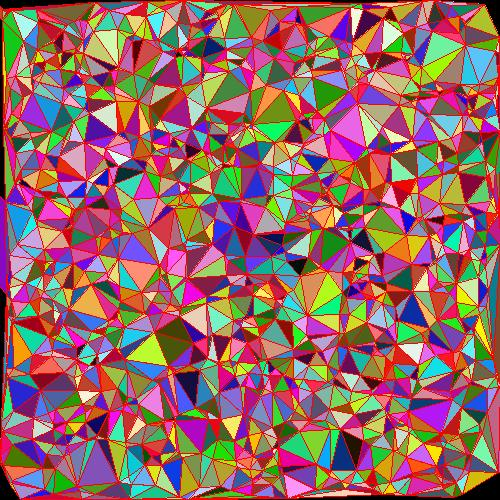
#> input picture 1000SamplePointsSmall.jpg, 500 x 500 px
$ python -i drawTriangles.py   (imports and definitions only)   (Python 2 division)   (older library calls are emulated)
#> lines starting #> are read from the running program, lines starting #| are printed output that depends on the picture
#!/usr/bin/env python
# -*- coding: utf-8 -*-

import os
import argparse
import random as rand
import time
import numpy as np
import pickle

from PIL import Image, ImageDraw, ImageFilter, ImageEnhance, ImageOps, ImageFile
from delaunay import delaunay
from voronoi import createVoronoiFromDelaunay

#
# Add a prefix to a path-specified filename;
# prefix goes on the filename portion.
#
def addFilenamePrefix( prefix, filename ):
    return os.path.join( os.path.dirname( filename ), prefix + os.path.basename( filename ) )

# [46 lines left out: functions generateRandomPoints, generateWeightedRandomPoints, drawPoints, drawTriangulation, not called in this run]

def getCenterPoint(t):
    return ((t[0][0]+t[1][0]+t[2][0])/3, (t[0][1]+t[1][1]+t[2][1])/3)

# [49 lines left out: functions getTriangleColor, getPolygonColor, not called in this run]

def brightenImage(im, value):
    enhancer = ImageEnhance.Brightness(im)
    im = enhancer.enhance(value)
    return im

# [61 lines left out: functions drawImageColoredTriangles, drawImageColoredVoronoi, generateTriangles, findPointsFromImage, not called in this run]

def loadAndFilterImage(name):
#> called with name = '1000SamplePointsSmall.jpg'
    start = time.clock()
    orig = Image.open(name)
#> orig is the input picture: PIL image 500x500 RGB; mean R, G, B 149, 104.7, 101.7
    im = orig.convert("L")
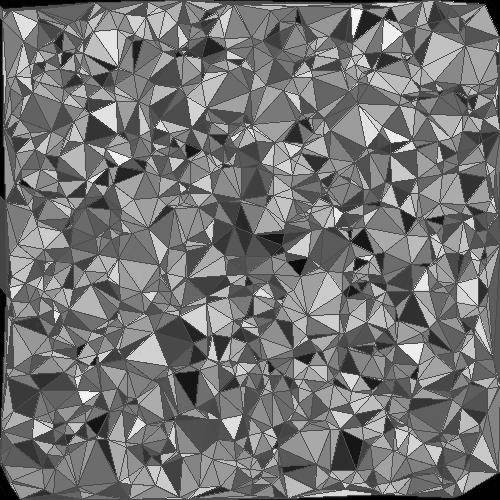
#> im: PIL image 500x500 L; min 0, max 255, mean 117.6
    im = im.filter(ImageFilter.GaussianBlur(radius=5))
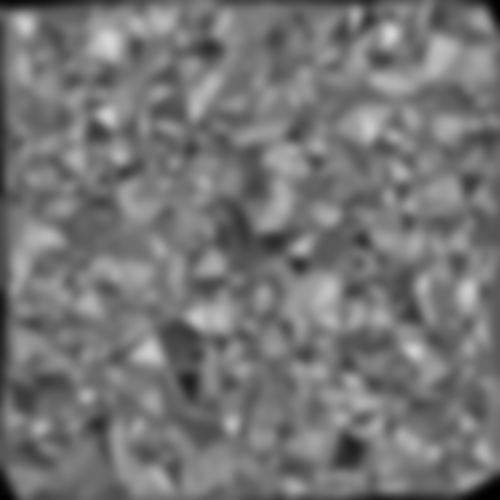
#> im: PIL image 500x500 L; min 0, max 216, mean 117.3
    im = im.filter(ImageFilter.FIND_EDGES)
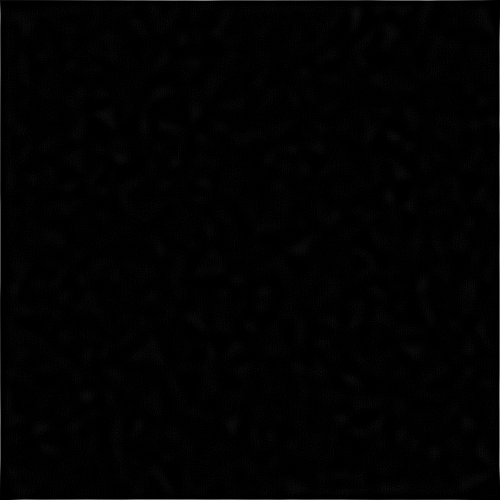
#> im: PIL image 500x500 L; min 0, max 128, mean 2

    im = brightenImage(im, 20.0)
#> in brightenImage, `im = enhancer.enhance(value)`:
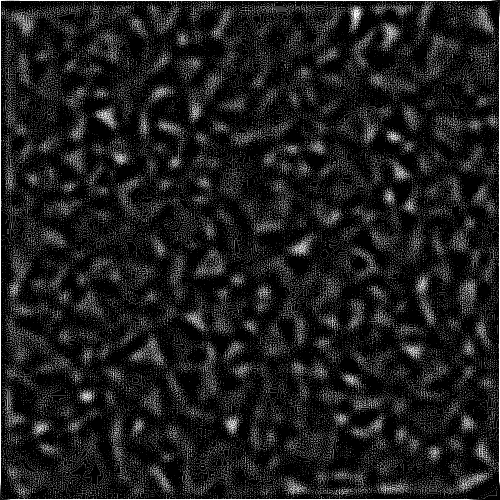
#> im: PIL image 500x500 L; min 0, max 255, mean 29.9

    im = im.filter(ImageFilter.GaussianBlur(radius=5))
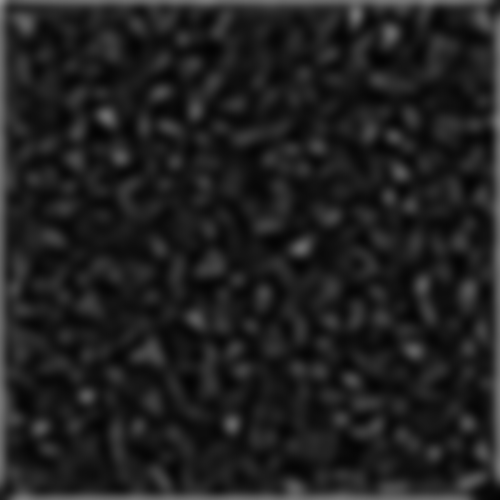
#> im: PIL image 500x500 L; min 4, max 148, mean 31.7
    print "Bild laden: %.2fs" % (time.clock()-start)
    return (orig, im)

def tupleToString(t):
    return "{" + str(t[0]) + ", " + str(t[1]) + ", " + str(t[0]) + "}"

# [69 lines left out: functions printTriangleList, removeUnusedLinks, pointsToTriangles, readTriangleListFromFile, saveTriangleListToFile, autocontrastImage and 4 more, not called in this run]

# [36 lines not run here, left out]

        #autocontrastImage(addFilenamePrefix( "voronoi_", options.output_filename))
        #autocontrastImage(addFilenamePrefix("delaunay_", options.output_filename))
        #equalizeImage(addFilenamePrefix("voronoi_", filename))

>>> result = loadAndFilterImage('1000SamplePointsSmall.jpg')

$ run again, on 500SamplePointsNoBoarder.jpg
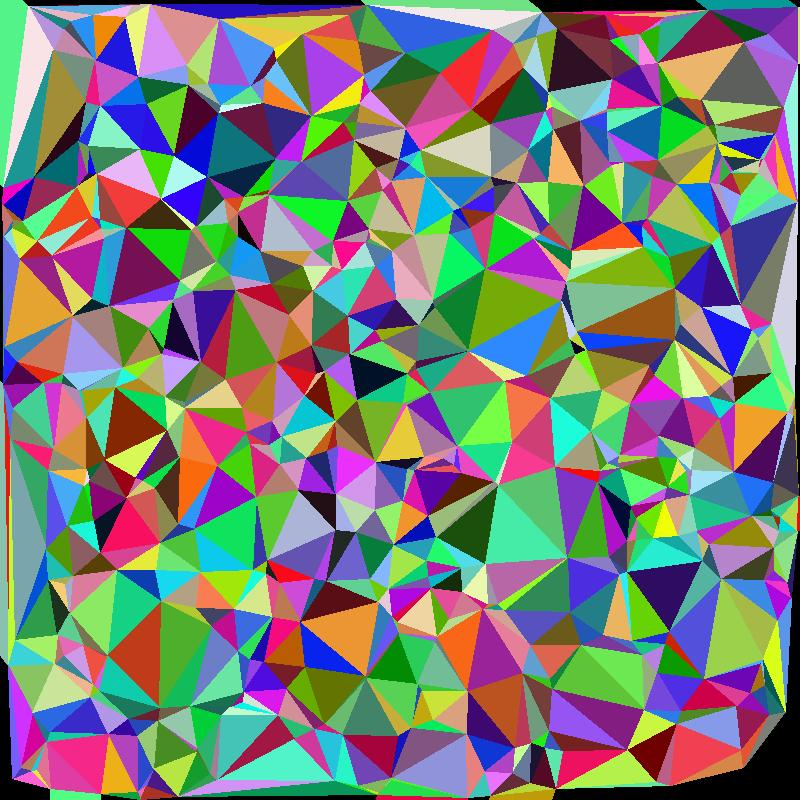
#> input picture 500SamplePointsNoBoarder.jpg, 800 x 800 px
#> in loadAndFilterImage, orig is the input picture: PIL image 800x800 RGB; mean R, G, B 122.1, 125.2, 119.2
#> in loadAndFilterImage, `im = im.filter(ImageFilter.FIND_EDGES)`:
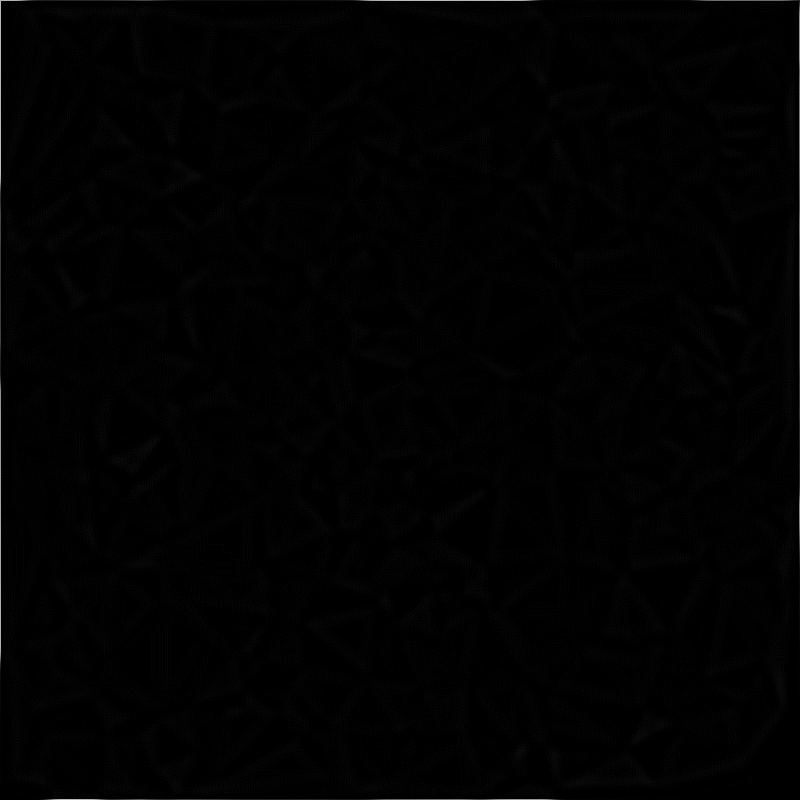
#> im: PIL image 800x800 L; min 0, max 189, mean 1.6
#> in loadAndFilterImage, `im = im.filter(ImageFilter.GaussianBlur(radius=5))`:
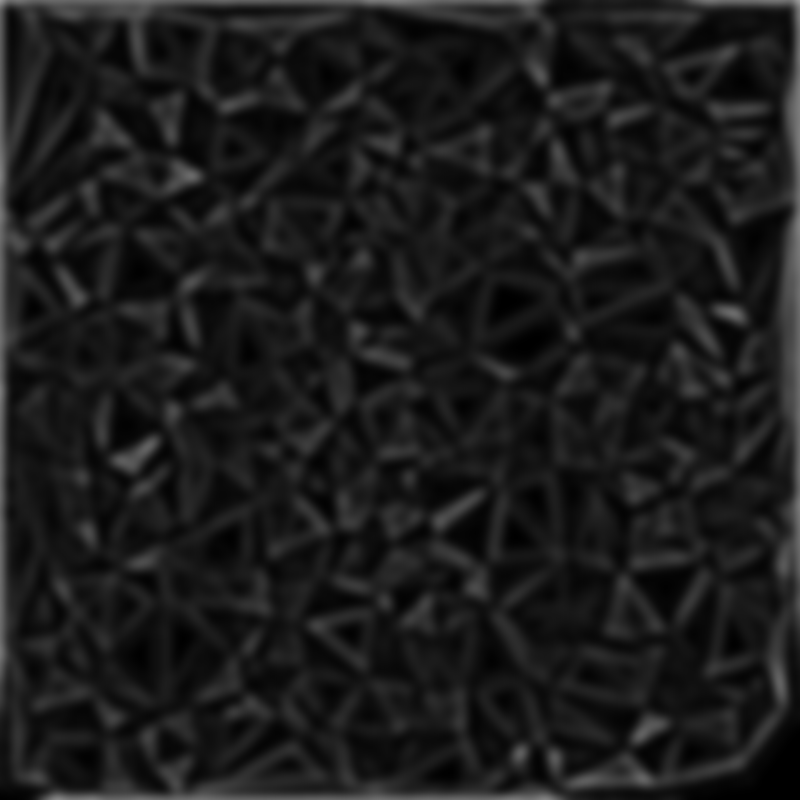
#> im: PIL image 800x800 L; min 0, max 156, mean 27.4
